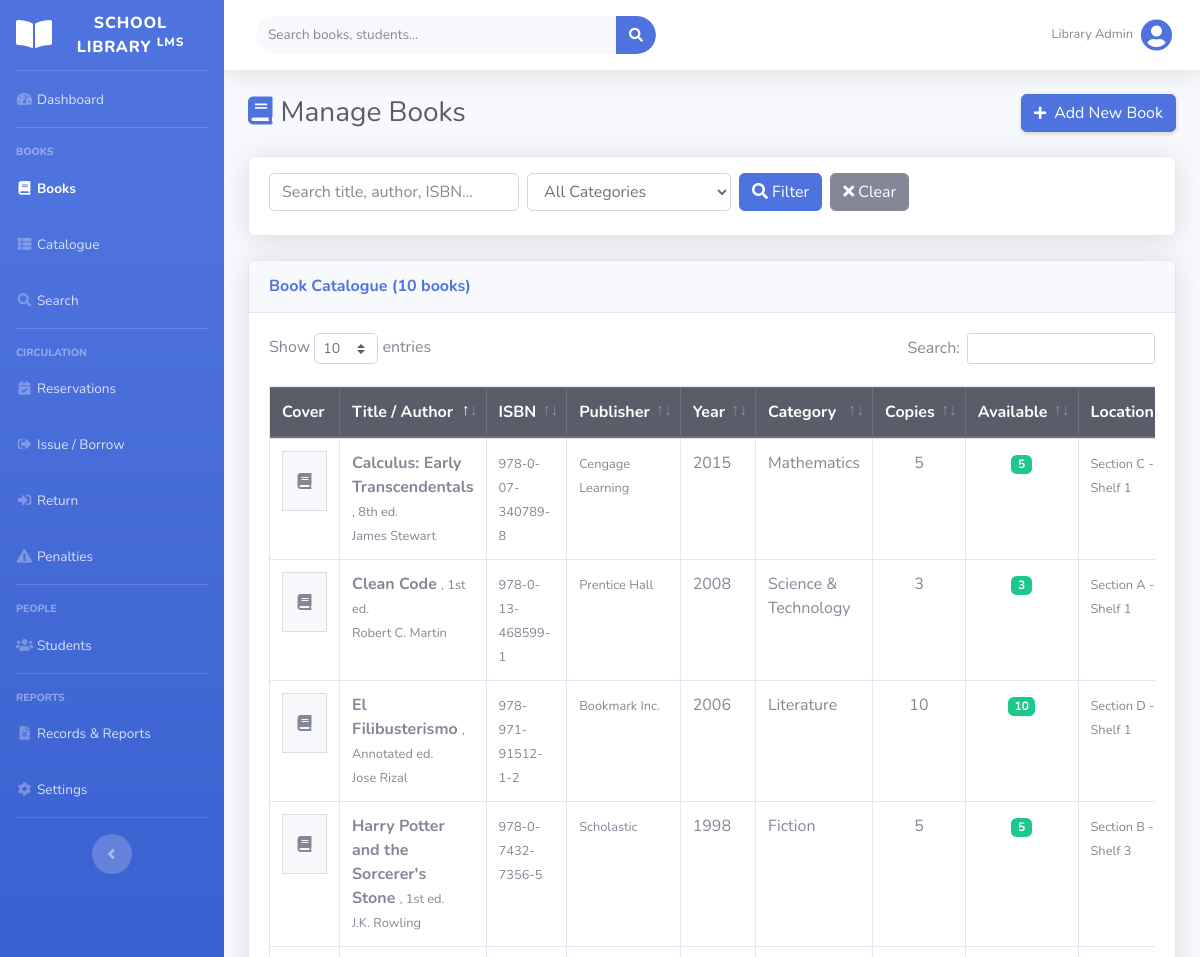
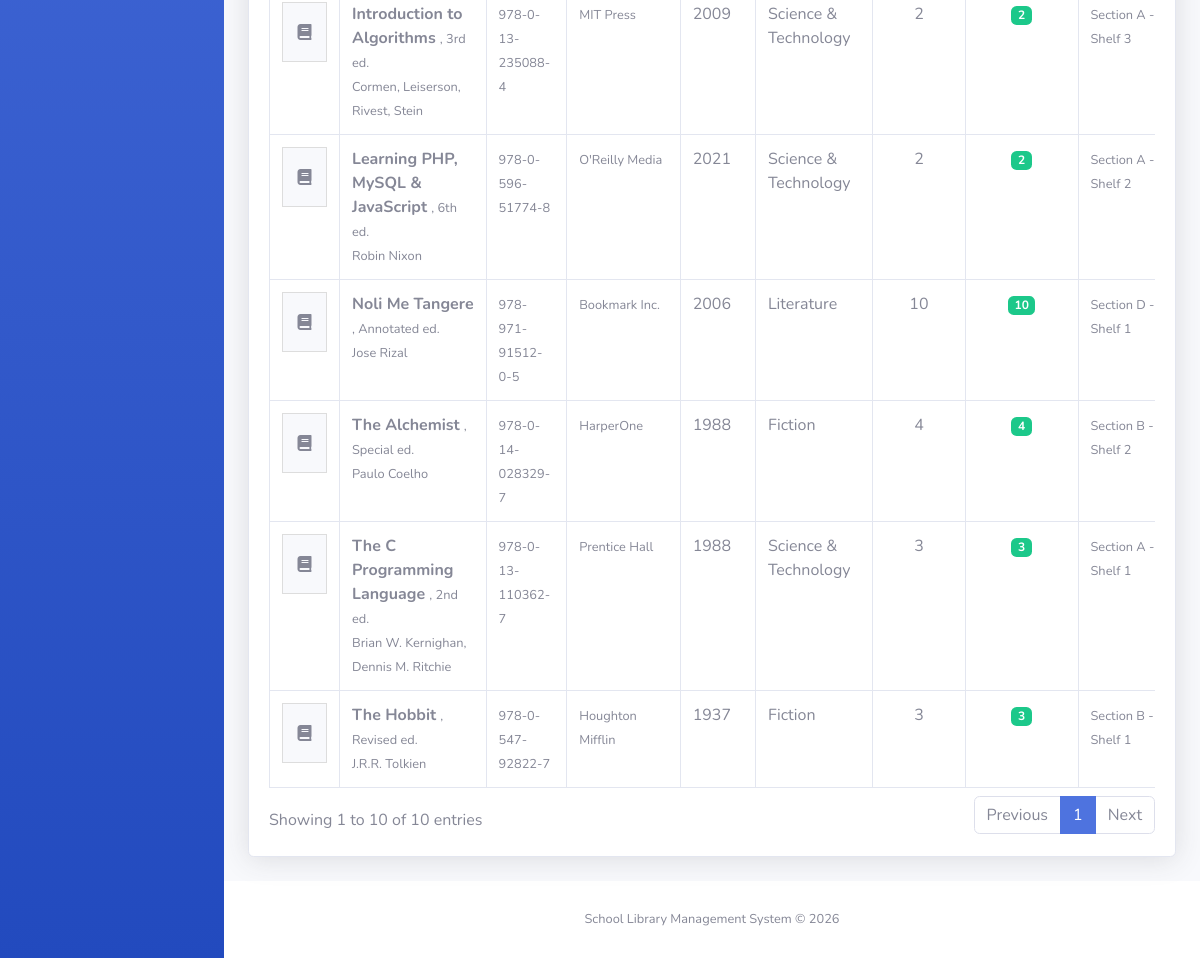
The app's page /lms/admin/books.php (signed in) with its own data (2 pictures, top to bottom).
### tables this page shows
CREATE TABLE IF NOT EXISTS books (
    id              INT AUTO_INCREMENT PRIMARY KEY,
    isbn            VARCHAR(20)  UNIQUE,
    title           VARCHAR(255) NOT NULL,
    author          VARCHAR(255) NOT NULL,
    publisher       VARCHAR(255),
    publication_year YEAR,
    edition         VARCHAR(50),
    category_id     INT,
    description     TEXT,
    cover_image     VARCHAR(255),                   
    total_copies    INT DEFAULT 1,
    available_copies INT DEFAULT 1,
    location        VARCHAR(100),                   
    status          ENUM('active','inactive') DEFAULT 'active',
    created_at      TIMESTAMP DEFAULT CURRENT_TIMESTAMP,
    updated_at      TIMESTAMP DEFAULT CURRENT_TIMESTAMP ON UPDATE CURRENT_TIMESTAMP,
    FOREIGN KEY (category_id) REFERENCES categories(id) ON DELETE SET NULL
);

CREATE TABLE IF NOT EXISTS categories (
    id          INT AUTO_INCREMENT PRIMARY KEY,
    name        VARCHAR(100) NOT NULL UNIQUE,
    description TEXT,
    created_at  TIMESTAMP DEFAULT CURRENT_TIMESTAMP
);

### lms/config/paths.php (called while the page is built, shortened)
<?php
$_lms_root = dirname(__DIR__);
$_calling   = dirname(debug_backtrace(DEBUG_BACKTRACE_IGNORE_ARGS, 1)[0]['file']);
$_rel = '';
$_cur = $_calling;
while (realpath($_cur) !== realpath($_lms_root) && strlen($_cur) > 3) {
    $_rel .= '../';
    $_cur  = dirname($_cur);
}
$template_path = $_rel . '../startbootstrap-sb-admin-2-gh-pages/';
$assets_path   = $_rel . 'assets/';
$_folder = basename($_calling);
$admin_path   = ($_folder === 'admin')   ? '' : $_rel . 'admin/';

### lms/admin/books.php (the view, shortened to what this page needs)
<?php
require_once '../config/paths.php';
$active_page = 'books';
$search = trim($_GET['q'] ?? '');
$sql    = "SELECT b.*, c.name AS category_name FROM books b LEFT JOIN categories c ON b.category_id=c.id
           WHERE b.status='active'";
$params = [];
$sql .= " ORDER BY b.title";
$stmt = $pdo->prepare($sql);
$stmt->execute($params);
$books = $stmt->fetchAll();
include '../includes/header.php';
include '../includes/sidebar_admin.php';
?>
<div class="container-fluid">
    <div class="d-sm-flex align-items-center justify-content-between mb-4">
        <h1 class="h3 mb-0 text-gray-800"><i class="fas fa-book mr-2 text-primary"></i>Manage Books</h1>
        <button class="btn btn-primary shadow-sm" data-toggle="modal" data-target="#bookModal"
                onclick="openAddBook()">
            <i class="fas fa-plus fa-sm mr-2"></i>Add New Book
        </button>
    </div>
    <div class="card shadow mb-4">
        <div class="card-body py-3">
            <form method="GET" class="form-inline flex-wrap">
                <input type="text" name="q" class="form-control mr-2 mb-2" placeholder="Search title, author, ISBN..." value="<?= htmlspecialchars($search) ?>" style="min-width:250px;">
                <select name="cat" class="form-control mr-2 mb-2">
                    <option value="">All Categories</option>
                </select>
                <button type="submit" class="btn btn-primary mr-2 mb-2"><i class="fas fa-search mr-1"></i>Filter</button>
                <a href="books.php" class="btn btn-secondary mb-2"><i class="fas fa-times mr-1"></i>Clear</a>
            </form>
        </div>
    </div>
    <div class="card shadow mb-4">
        <div class="card-header py-3">
            <h6 class="m-0 font-weight-bold text-primary">
                Book Catalogue (<?= count($books) ?> book<?= count($books) != 1 ? 's' : '' ?>)
            </h6>
        </div>
        <div class="card-body">
            <div class="table-responsive">
                <table class="table table-bordered table-hover" id="booksTable">
                    <thead class="thead-dark">
                        <tr>
                            <th>Cover</th>
                            <th>Title / Author</th>
                            <th>ISBN</th>
                            <th>Publisher</th>
                            <th>Year</th>
                            <th>Category</th>
                            <th>Copies</th>
                            <th>Available</th>
                            <th>Location</th>
                        </tr>
                    </thead>
                    <tbody>
                    <?php foreach ($books as $book): ?>
                        <tr>
                            <td class="text-center" style="width:60px;">
                                <?php if ($book['cover_image']): ?>
                                    <img src="../uploads/covers/<?= htmlspecialchars($book['cover_image']) ?>"
                                         alt="Cover" class="img-thumbnail" style="width:45px;height:60px;object-fit:cover;">
                                <?php else: ?>
                                    <div class="bg-light d-flex align-items-center justify-content-center"
                                         style="width:45px;height:60px;border:1px solid #ddd;">
                                        <i class="fas fa-book text-muted"></i>
                                    </div>
                                <?php endif; ?>
                            </td>
                            <td>
                                <strong><?= htmlspecialchars($book['title']) ?></strong>
                                <?php if ($book['edition']): ?><small class="text-muted">, <?= htmlspecialchars($book['edition']) ?> ed.</small><?php endif; ?>
                                <br><span class="text-muted small"><?= htmlspecialchars($book['author']) ?></span>
                            </td>
                            <td><small><?= htmlspecialchars($book['isbn'] ?? 'N/A') ?></small></td>
                            <td><small><?= htmlspecialchars($book['publisher'] ?? '') ?></small></td>
                            <td><?= $book['publication_year'] ?: '' ?></td>
                            <td><?= htmlspecialchars($book['category_name'] ?? '—') ?></td>
                            <td class="text-center"><?= $book['total_copies'] ?></td>
                            <td class="text-center">
                                <span class="badge badge-<?= $book['available_copies'] > 0 ? 'success' : 'danger' ?>">
                                    <?= $book['available_copies'] ?>
                                </span>
                            </td>
                            <td><small><?= htmlspecialchars($book['location'] ?? '') ?></small></td>
                        </tr>
                    <?php endforeach; ?>
                    </tbody>
                </table>
            </div>
        </div>
    </div>
</div>
</div>
<?php
include '../includes/footer.php';
?>

### lms/includes/header.php (shortened to what this page needs)
<!DOCTYPE html>
<html lang="en">
<head>
    <link href="<?= $template_path ?>vendor/fontawesome-free/css/all.min.css" rel="stylesheet">
    <link href="<?= $template_path ?>css/sb-admin-2.min.css" rel="stylesheet">
    <link href="<?= $template_path ?>vendor/datatables/dataTables.bootstrap4.min.css" rel="stylesheet">
    <link href="<?= $assets_path ?>css/lms.css" rel="stylesheet">
</head>
<body id="page-top">
<div id="wrapper">

### lms/includes/sidebar_admin.php (shortened to what this page needs)
<?php
function sb_active($page, $active) {
    return ($page === $active) ? 'active' : '';
}
$ap = $admin_path ?? '';
?>
<ul class="navbar-nav bg-gradient-primary sidebar sidebar-dark accordion" id="accordionSidebar">
    <a class="sidebar-brand d-flex align-items-center justify-content-center" href="<?= $ap ?>dashboard.php">
        <div class="sidebar-brand-icon"><i class="fas fa-book-open"></i></div>
        <div class="sidebar-brand-text mx-3">School Library <sup>LMS</sup></div>
    </a>
    <hr class="sidebar-divider my-0">
    <li class="nav-item <?= sb_active('dashboard', $active_page ?? '') ?>">
        <a class="nav-link" href="<?= $ap ?>dashboard.php">
            <i class="fas fa-fw fa-tachometer-alt"></i><span>Dashboard</span>
        </a>
    </li>
    <hr class="sidebar-divider">
    <div class="sidebar-heading">Books</div>
    <li class="nav-item <?= sb_active('books', $active_page ?? '') ?>">
        <a class="nav-link" href="<?= $ap ?>books.php">
            <i class="fas fa-fw fa-book"></i><span>Books</span>
        </a>
    </li>
    <li class="nav-item <?= sb_active('catalogue', $active_page ?? '') ?>">
        <a class="nav-link" href="<?= $ap ?>catalogue.php">
            <i class="fas fa-fw fa-th-list"></i><span>Catalogue</span>
        </a>
    </li>
    <li class="nav-item <?= sb_active('search', $active_page ?? '') ?>">
        <a class="nav-link" href="<?= $ap ?>search.php">
            <i class="fas fa-fw fa-search"></i><span>Search</span>
        </a>
    </li>
    <hr class="sidebar-divider">
    <div class="sidebar-heading">Circulation</div>
    <li class="nav-item <?= sb_active('reservations', $active_page ?? '') ?>">
        <a class="nav-link" href="<?= $ap ?>reservations.php">
            <i class="fas fa-fw fa-calendar-check"></i><span>Reservations</span>
        </a>
    </li>
    <li class="nav-item <?= sb_active('borrow', $active_page ?? '') ?>">
        <a class="nav-link" href="<?= $ap ?>borrow.php">
            <i class="fas fa-fw fa-sign-out-alt"></i><span>Issue / Borrow</span>
        </a>
    </li>
    <li class="nav-item <?= sb_active('return', $active_page ?? '') ?>">
        <a class="nav-link" href="<?= $ap ?>return.php">
            <i class="fas fa-fw fa-sign-in-alt"></i><span>Return</span>
        </a>
    </li>
    <li class="nav-item <?= sb_active('penalties', $active_page ?? '') ?>">
        <a class="nav-link" href="<?= $ap ?>penalties.php">
            <i class="fas fa-fw fa-exclamation-triangle"></i><span>Penalties</span>
        </a>
    </li>
    <hr class="sidebar-divider">
    <div class="sidebar-heading">People</div>
    <li class="nav-item <?= sb_active('students', $active_page ?? '') ?>">
        <a class="nav-link" href="<?= $ap ?>students.php">
            <i class="fas fa-fw fa-users"></i><span>Students</span>
        </a>
    </li>
    <hr class="sidebar-divider">
    <div class="sidebar-heading">Reports</div>
    <li class="nav-item <?= sb_active('reports', $active_page ?? '') ?>">
        <a class="nav-link" href="<?= $ap ?>reports.php">
            <i class="fas fa-fw fa-file-alt"></i><span>Records & Reports</span>
        </a>
    </li>
    <li class="nav-item <?= sb_active('settings', $active_page ?? '') ?>">
        <a class="nav-link" href="<?= $ap ?>settings.php">
            <i class="fas fa-fw fa-cog"></i><span>Settings</span>
        </a>
    </li>
    <hr class="sidebar-divider d-none d-md-block">
    <div class="text-center d-none d-md-inline">
        <button class="rounded-circle border-0" id="sidebarToggle"></button>
    </div>
</ul>
<div id="content-wrapper" class="d-flex flex-column">
<div id="content">
<nav class="navbar navbar-expand navbar-light bg-white topbar mb-4 static-top shadow">
    <form class="d-none d-sm-inline-block form-inline mr-auto ml-md-3 my-2 my-md-0 mw-100 navbar-search"
          action="<?= $ap ?>search.php" method="GET">
        <div class="input-group">
            <input type="text" name="q" class="form-control bg-light border-0 small"
                   placeholder="Search books, students..."
                   value="<?= htmlspecialchars($_GET['q'] ?? '') ?>">
            <div class="input-group-append">
                <button class="btn btn-primary" type="submit"><i class="fas fa-search fa-sm"></i></button>
            </div>
        </div>
    </form>
    <ul class="navbar-nav ml-auto">
        <li class="nav-item dropdown no-arrow">
            <a class="nav-link dropdown-toggle" href="#" id="adminUserDrop" role="button" data-toggle="dropdown">
                <span class="mr-2 d-none d-lg-inline text-gray-600 small">
                    <?= htmlspecialchars(($_SESSION['first_name'] ?? '') . ' ' . ($_SESSION['last_name'] ?? '')) ?>
                </span>
                <i class="fas fa-user-circle fa-2x text-primary"></i>
            </a>
        </li>
    </ul>
</nav>

### lms/includes/footer.php (shortened to what this page needs)
        <footer class="sticky-footer bg-white">
            <div class="container my-auto">
                <div class="copyright text-center my-auto">
                    <span>School Library Management System &copy; <?= date('Y') ?></span>
                </div>
            </div>
        </footer>
    </div>
    </div>
</body>
</html>

### lms/assets/css/lms.css (style rules this page uses)
body { font-family: 'Nunito', sans-serif; }
.sidebar-brand-icon i { font-size: 1.6rem; }
.badge { font-size: 0.75rem; padding: 0.3em 0.55em; }
.navbar-search .input-group { border-radius: 2rem; overflow: hidden; }
.navbar-search input.form-control { border-radius: 2rem 0 0 2rem !important; }
.navbar-search button { border-radius: 0 2rem 2rem 0 !important; }

### records on screen
books: title "Calculus: Early Transcendentals", edition "8th", author "James Stewart", isbn "978-0-07-340789-8", publisher "Cengage Learning", publication_year "2015", category.name "Mathematics", total_copies "5", available_copies "5", location "Section C - Shelf 1"
books: title "Clean Code", edition "1st", author "Robert C. Martin", isbn "978-0-13-468599-1", publisher "Prentice Hall", publication_year "2008", category.name "Science & Technology", total_copies "3", available_copies "3", location "Section A - Shelf 1"
books: title "El Filibusterismo", edition "Annotated", author "Jose Rizal", isbn "978-971-91512-1-2", publisher "Bookmark Inc.", publication_year "2006", category.name "Literature", total_copies "10", available_copies "10", location "Section D - Shelf 1"
books: title "Harry Potter and the Sorcerer's Stone", edition "1st", author "J.K. Rowling", isbn "978-0-7432-7356-5", publisher "Scholastic", publication_year "1998", category.name "Fiction", total_copies "5", available_copies "5", location "Section B - Shelf 3"
books: title "Introduction to Algorithms", edition "3rd", author "Cormen, Leiserson, Rivest, Stein", isbn "978-0-13-235088-4", publisher "MIT Press", publication_year "2009", category.name "Science & Technology", total_copies "2", available_copies "2", location "Section A - Shelf 3"
books: title "Learning PHP, MySQL & JavaScript", edition "6th", author "Robin Nixon", isbn "978-0-596-51774-8", publisher "O'Reilly Media", publication_year "2021", category.name "Science & Technology", total_copies "2", available_copies "2", location "Section A - Shelf 2"
books: title "Noli Me Tangere", edition "Annotated", author "Jose Rizal", isbn "978-971-91512-0-5", publisher "Bookmark Inc.", publication_year "2006", category.name "Literature", total_copies "10", available_copies "10", location "Section D - Shelf 1"
books: title "The Alchemist", edition "Special", author "Paulo Coelho", isbn "978-0-14-028329-7", publisher "HarperOne", publication_year "1988", category.name "Fiction", total_copies "4", available_copies "4", location "Section B - Shelf 2"
books: title "The C Programming Language", edition "2nd", author "Brian W. Kernighan, Dennis M. Ritchie", isbn "978-0-13-110362-7", publisher "Prentice Hall", publication_year "1988", category.name "Science & Technology", total_copies "3", available_copies "3", location "Section A - Shelf 1"
books: title "The Hobbit", edition "Revised", author "J.R.R. Tolkien", isbn "978-0-547-92822-7", publisher "Houghton Mifflin", publication_year "1937", category.name "Fiction", total_copies "3", available_copies "3", location "Section B - Shelf 1"

### other values on screen
count($books) "10"
